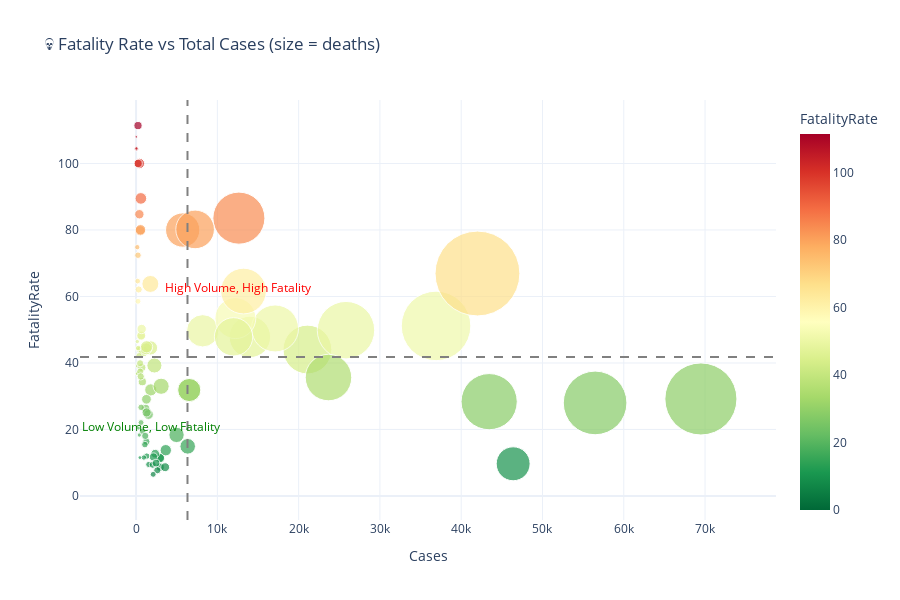

Here is the notebook cell this chart was saved with:
### Code cell
# Scatter plot - Fatality vs Cases with size = Deaths
fig = px.scatter(severity_clean, x='Cases', y='FatalityRate', size='Died',
                 color='FatalityRate', hover_name='State',
                 color_continuous_scale='RdYlGn_r', size_max=60,
                 title='💀 Fatality Rate vs Total Cases (size = deaths)')

# Add quadrant lines
avg_cases = severity_clean['Cases'].mean()
avg_fatality = severity_clean['FatalityRate'].mean()
fig.add_hline(y=avg_fatality, line_dash='dash', line_color='gray')
fig.add_vline(x=avg_cases, line_dash='dash', line_color='gray')

fig.add_annotation(x=avg_cases*2, y=avg_fatality*1.5, text='High Volume, High Fatality',
                   showarrow=False, font=dict(color='red'))
fig.add_annotation(x=avg_cases*0.3, y=avg_fatality*0.5, text='Low Volume, Low Fatality',
                   showarrow=False, font=dict(color='green'))

fig.update_layout(template='plotly_white', height=600)
fig.show()

### Figure 1 — Plotly figure (JSON) as saved in the notebook; plotly's stock layout.template omitted (floating-point values rounded to 4 significant figures)
{"data": [{"hovertemplate": "<b>%{hovertext}</b><br><br>Cases=%{x}<br>FatalityRate=%{marker.color}<br>Died=%{marker.size}<extra></extra>", "hovertext": ["Andhra Pradesh", "Arunachal Pradesh", "Assam", "Bihar", "Chhattisgarh", "Goa", "Gujarat", "Haryana", "Himachal Pradesh", "Jharkhand", "Karnataka", "Kerala", "Madhya Pradesh", "Maharashtra", "Manipur", "Meghalaya", "Mizoram", "Nagaland", "Odisha", "Punjab", "Rajasthan", "Sikkim", "Tamil Nadu", "Telangana", "Tripura", "Uttar Pradesh", "Uttarakhand", "West Bengal", "Andaman and Nagar Islands", "Chandigarh", "Dadra and Nagar Haveli and Daman and Diu", "Delhi", "Jammu and Kashmir", "Ladakh", "Lakshadweep", "Puducherry", "Agra", "Ahmedabad", "Amritsar", "Asansol", "Aurangabad", "Bengaluru", "Bhopal", "Chandigarh (City)", "Chennai", "Coimbatore", "Delhi (City)", "Dhanbad", "Durg Bhilainagar", "Faridabad", "Ghaziabad", "Gwalior", "Hyderabad", "Indore", "Jabalpur", "Jaipur", "Jamshedpur", "Jodhpur", "Kannur", "Kanpur", "Kochi", "Kolkata", "Kollam", "Kota", "Kozhikode", "Lucknow", "Ludhiana", "Madurai", "Malappuram", "Meerut", "Mumbai", "Nagpur", "Nasik", "Patna", "Prayagraj", "Pune", "Raipur", "Rajkot", "Ranchi", "Srinagar", "Surat", "Thiruvananthapuram", "Thrissur", "Tiruchirappalli", "Vadodara", "Varanasi", "Vasai Virar", "Vijayawada", "Vishakhapatnam"], "legendgroup": "", "marker": {"color": [44.05, 58.55, 49.68, 83.56, 47.84, 11.59, 50.39, 53.49, 39.25, 79.98, 28.37, 9.69, 27.99, 51.15, 18.34, 72.41, 104.3, 104.5, 47.86, 80.17, 49.87, 39.08, 29.18, 35.63, 48.03, 66.91, 63.77, 61.63, 108.0, 36.81, 44.26, 31.87, 14.93, 20.42, 0.0, 12.0, 89.49, 31.91, 74.83, 84.73, 43.87, 18.37, 8.69, 36.81, 13.77, 26.27, 31.87, 64.62, 19.45, 48.27, 43.43, 16.34, 11.38, 8.66, 12.72, 33.0, 46.45, 38.63, 9.48, 44.54, 7.74, 18.07, 11.76, 22.09, 9.39, 44.29, 79.76, 34.38, 11.57, 39.92, 100.0, 29.08, 100.0, 62.11, 44.87, 80.04, 15.46, 37.43, 44.49, 11.55, 50.22, 6.51, 9.89, 26.66, 35.95, 111.4, 42.19, 24.51, 25.13], "coloraxis": "coloraxis", "size": [9284, 137, 4072, 10569, 6699, 335, 8617, 6535, 885, 4587, 12323, 4495, 15807, 18879, 73, 168, 49, 46, 5739, 5823, 12879, 68, 20279, 8435, 292, 28103, 1121, 8147, 27, 67, 81, 2085, 948, 59, 0, 158, 528, 577, 110, 344, 265, 915, 258, 67, 503, 305, 2085, 126, 157, 307, 403, 207, 335, 310, 299, 1017, 72, 270, 148, 791, 202, 204, 251, 135, 192, 547, 402, 264, 111, 198, 414, 371, 261, 200, 582, 437, 168, 189, 117, 55, 344, 137, 243, 165, 206, 264, 154, 373, 326], "sizemode": "area", "sizeref": 7.806, "symbol": "circle"}, "mode": "markers", "name": "", "orientation": "v", "showlegend": false, "type": "scatter", "x": [21078, 234, 8197, 12649, 14003, 2891, 17102, 12217, 2255, 5735, 43440, 46392, 56475, 36906, 398, 232, 47, 44, 11992, 7263, 25825, 174, 69491, 23673, 608, 42001, 1758, 13219, 25, 182, 183, 6543, 6351, 289, 1, 1317, 590, 1808, 147, 406, 604, 4980, 2968, 182, 3653, 1161, 6543, 195, 807, 636, 928, 1267, 2943, 3580, 2350, 3082, 155, 699, 1562, 1776, 2610, 1129, 2135, 611, 2045, 1235, 504, 768, 959, 496, 414, 1276, 261, 322, 1297, 546, 1087, 505, 263, 476, 685, 2106, 2456, 619, 573, 237, 365, 1522, 1297], "xaxis": "x", "y": [44.05, 58.55, 49.68, 83.56, 47.84, 11.59, 50.39, 53.49, 39.25, 79.98, 28.37, 9.69, 27.99, 51.15, 18.34, 72.41, 104.3, 104.5, 47.86, 80.17, 49.87, 39.08, 29.18, 35.63, 48.03, 66.91, 63.77, 61.63, 108.0, 36.81, 44.26, 31.87, 14.93, 20.42, 0.0, 12.0, 89.49, 31.91, 74.83, 84.73, 43.87, 18.37, 8.69, 36.81, 13.77, 26.27, 31.87, 64.62, 19.45, 48.27, 43.43, 16.34, 11.38, 8.66, 12.72, 33.0, 46.45, 38.63, 9.48, 44.54, 7.74, 18.07, 11.76, 22.09, 9.39, 44.29, 79.76, 34.38, 11.57, 39.92, 100.0, 29.08, 100.0, 62.11, 44.87, 80.04, 15.46, 37.43, 44.49, 11.55, 50.22, 6.51, 9.89, 26.66, 35.95, 111.4, 42.19, 24.51, 25.13], "yaxis": "y"}], "layout": {"annotations": [{"font": {"color": "red"}, "showarrow": false, "text": "High Volume, High Fatality", "x": 12650.0, "y": 62.69}, {"font": {"color": "green"}, "showarrow": false, "text": "Low Volume, Low Fatality", "x": 1898.0, "y": 20.9}], "coloraxis": {"colorbar": {"title": {"text": "FatalityRate"}}, "colorscale": [[0, "rgb(0,104,55)"], [0.1, "rgb(26,152,80)"], [0.2, "rgb(102,189,99)"], [0.3, "rgb(166,217,106)"], [0.4, "rgb(217,239,139)"], [0.5, "rgb(255,255,191)"], [0.6, "rgb(254,224,139)"], [0.7, "rgb(253,174,97)"], [0.8, "rgb(244,109,67)"], [0.9, "rgb(215,48,39)"], [1, "rgb(165,0,38)"]]}, "height": 600, "legend": {"itemsizing": "constant", "tracegroupgap": 0}, "shapes": [{"line": {"color": "gray", "dash": "dash"}, "type": "line", "x0": 0, "x1": 1, "xref": "x domain", "y0": 41.79, "y1": 41.79, "yref": "y"}, {"line": {"color": "gray", "dash": "dash"}, "type": "line", "x0": 6326.0, "x1": 6326.0, "xref": "x", "y0": 0, "y1": 1, "yref": "y domain"}], "title": {"text": "💀 Fatality Rate vs Total Cases (size = deaths)"}, "xaxis": {"anchor": "y", "domain": [0, 1], "title": {"text": "Cases"}}, "yaxis": {"anchor": "x", "domain": [0, 1], "title": {"text": "FatalityRate"}}}}
